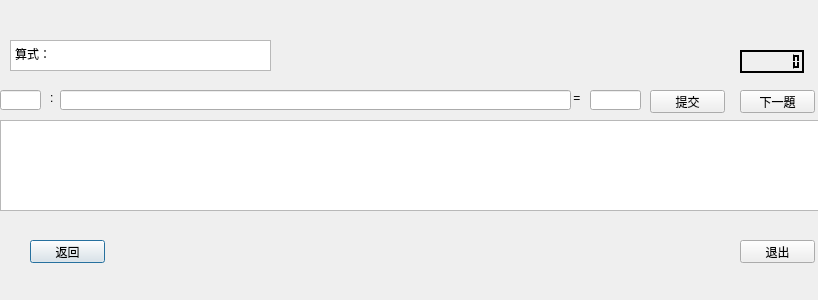
<?xml version="1.0" encoding="UTF-8"?>
<ui version="4.0">
 <class>trachinese</class>
 <widget class="QDialog" name="trachinese">
  <property name="geometry">
   <rect>
    <x>0</x>
    <y>0</y>
    <width>818</width>
    <height>300</height>
   </rect>
  </property>
  <property name="windowTitle">
   <string>Dialog</string>
  </property>
  <widget class="QPushButton" name="pushButton">
   <property name="geometry">
    <rect>
     <x>30</x>
     <y>240</y>
     <width>75</width>
     <height>23</height>
    </rect>
   </property>
   <property name="text">
    <string>返回</string>
   </property>
  </widget>
  <widget class="QLabel" name="label_2">
   <property name="geometry">
    <rect>
     <x>50</x>
     <y>90</y>
     <width>21</width>
     <height>16</height>
    </rect>
   </property>
   <property name="text">
    <string>:</string>
   </property>
  </widget>
  <widget class="QLabel" name="label">
   <property name="geometry">
    <rect>
     <x>570</x>
     <y>90</y>
     <width>21</width>
     <height>16</height>
    </rect>
   </property>
   <property name="text">
    <string> =</string>
   </property>
  </widget>
  <widget class="QLineEdit" name="lineEdit_2">
   <property name="geometry">
    <rect>
     <x>590</x>
     <y>90</y>
     <width>51</width>
     <height>20</height>
    </rect>
   </property>
  </widget>
  <widget class="QLCDNumber" name="lcdNumber">
   <property name="geometry">
    <rect>
     <x>740</x>
     <y>50</y>
     <width>64</width>
     <height>23</height>
    </rect>
   </property>
   <property name="palette">
    <palette>
     <active>
      <colorrole role="WindowText">
       <brush brushstyle="SolidPattern">
        <color alpha="255">
         <red>255</red>
         <green>255</green>
         <blue>255</blue>
        </color>
       </brush>
      </colorrole>
      <colorrole role="Button">
       <brush brushstyle="SolidPattern">
        <color alpha="255">
         <red>0</red>
         <green>0</green>
         <blue>0</blue>
        </color>
       </brush>
      </colorrole>
      <colorrole role="Light">
       <brush brushstyle="SolidPattern">
        <color alpha="255">
         <red>0</red>
         <green>0</green>
         <blue>0</blue>
        </color>
       </brush>
      </colorrole>
      <colorrole role="Midlight">
       <brush brushstyle="SolidPattern">
        <color alpha="255">
         <red>0</red>
         <green>0</green>
         <blue>0</blue>
        </color>
       </brush>
      </colorrole>
      <colorrole role="Dark">
       <brush brushstyle="SolidPattern">
        <color alpha="255">
         <red>0</red>
         <green>0</green>
         <blue>0</blue>
        </color>
       </brush>
      </colorrole>
      <colorrole role="Mid">
       <brush brushstyle="SolidPattern">
        <color alpha="255">
         <red>0</red>
         <green>0</green>
         <blue>0</blue>
        </color>
       </brush>
      </colorrole>
      <colorrole role="Text">
       <brush brushstyle="SolidPattern">
        <color alpha="255">
         <red>255</red>
         <green>255</green>
         <blue>255</blue>
        </color>
       </brush>
      </colorrole>
      <colorrole role="BrightText">
       <brush brushstyle="SolidPattern">
        <color alpha="255">
         <red>255</red>
         <green>255</green>
         <blue>255</blue>
        </color>
       </brush>
      </colorrole>
      <colorrole role="ButtonText">
       <brush brushstyle="SolidPattern">
        <color alpha="255">
         <red>255</red>
         <green>255</green>
         <blue>255</blue>
        </color>
       </brush>
      </colorrole>
      <colorrole role="Base">
       <brush brushstyle="SolidPattern">
        <color alpha="255">
         <red>0</red>
         <green>0</green>
         <blue>0</blue>
        </color>
       </brush>
      </colorrole>
      <colorrole role="Window">
       <brush brushstyle="SolidPattern">
        <color alpha="255">
         <red>0</red>
         <green>0</green>
         <blue>0</blue>
        </color>
       </brush>
      </colorrole>
      <colorrole role="Shadow">
       <brush brushstyle="SolidPattern">
        <color alpha="255">
         <red>0</red>
         <green>0</green>
         <blue>0</blue>
        </color>
       </brush>
      </colorrole>
      <colorrole role="AlternateBase">
       <brush brushstyle="SolidPattern">
        <color alpha="255">
         <red>0</red>
         <green>0</green>
         <blue>0</blue>
        </color>
       </brush>
      </colorrole>
      <colorrole role="ToolTipBase">
       <brush brushstyle="SolidPattern">
        <color alpha="255">
         <red>255</red>
         <green>255</green>
         <blue>220</blue>
        </color>
       </brush>
      </colorrole>
      <colorrole role="ToolTipText">
       <brush brushstyle="SolidPattern">
        <color alpha="255">
         <red>0</red>
         <green>0</green>
         <blue>0</blue>
        </color>
       </brush>
      </colorrole>
     </active>
     <inactive>
      <colorrole role="WindowText">
       <brush brushstyle="SolidPattern">
        <color alpha="255">
         <red>255</red>
         <green>255</green>
         <blue>255</blue>
        </color>
       </brush>
      </colorrole>
      <colorrole role="Button">
       <brush brushstyle="SolidPattern">
        <color alpha="255">
         <red>0</red>
         <green>0</green>
         <blue>0</blue>
        </color>
       </brush>
      </colorrole>
      <colorrole role="Light">
       <brush brushstyle="SolidPattern">
        <color alpha="255">
         <red>0</red>
         <green>0</green>
         <blue>0</blue>
        </color>
       </brush>
      </colorrole>
      <colorrole role="Midlight">
       <brush brushstyle="SolidPattern">
        <color alpha="255">
         <red>0</red>
         <green>0</green>
         <blue>0</blue>
        </color>
       </brush>
      </colorrole>
      <colorrole role="Dark">
       <brush brushstyle="SolidPattern">
        <color alpha="255">
         <red>0</red>
         <green>0</green>
         <blue>0</blue>
        </color>
       </brush>
      </colorrole>
      <colorrole role="Mid">
       <brush brushstyle="SolidPattern">
        <color alpha="255">
         <red>0</red>
         <green>0</green>
         <blue>0</blue>
        </color>
       </brush>
      </colorrole>
      <colorrole role="Text">
       <brush brushstyle="SolidPattern">
        <color alpha="255">
         <red>255</red>
         <green>255</green>
         <blue>255</blue>
        </color>
       </brush>
      </colorrole>
      <colorrole role="BrightText">
       <brush brushstyle="SolidPattern">
        <color alpha="255">
         <red>255</red>
         <green>255</green>
         <blue>255</blue>
        </color>
       </brush>
      </colorrole>
      <colorrole role="ButtonText">
       <brush brushstyle="SolidPattern">
        <color alpha="255">
         <red>255</red>
         <green>255</green>
         <blue>255</blue>
        </color>
       </brush>
      </colorrole>
      <colorrole role="Base">
       <brush brushstyle="SolidPattern">
        <color alpha="255">
         <red>0</red>
         <green>0</green>
         <blue>0</blue>
        </color>
       </brush>
      </colorrole>
      <colorrole role="Window">
       <brush brushstyle="SolidPattern">
        <color alpha="255">
         <red>0</red>
         <green>0</green>
         <blue>0</blue>
        </color>
       </brush>
      </colorrole>
      <colorrole role="Shadow">
       <brush brushstyle="SolidPattern">
        <color alpha="255">
         <red>0</red>
         <green>0</green>
         <blue>0</blue>
        </color>
       </brush>
      </colorrole>
      <colorrole role="AlternateBase">
       <brush brushstyle="SolidPattern">
        <color alpha="255">
         <red>0</red>
         <green>0</green>
         <blue>0</blue>
        </color>
       </brush>
      </colorrole>
      <colorrole role="ToolTipBase">
       <brush brushstyle="SolidPattern">
        <color alpha="255">
         <red>255</red>
         <green>255</green>
         <blue>220</blue>
        </color>
       </brush>
      </colorrole>
      <colorrole role="ToolTipText">
       <brush brushstyle="SolidPattern">
        <color alpha="255">
         <red>0</red>
         <green>0</green>
         <blue>0</blue>
        </color>
       </brush>
      </colorrole>
     </inactive>
     <disabled>
      <colorrole role="WindowText">
       <brush brushstyle="SolidPattern">
        <color alpha="255">
         <red>0</red>
         <green>0</green>
         <blue>0</blue>
        </color>
       </brush>
      </colorrole>
      <colorrole role="Button">
       <brush brushstyle="SolidPattern">
        <color alpha="255">
         <red>0</red>
         <green>0</green>
         <blue>0</blue>
        </color>
       </brush>
      </colorrole>
      <colorrole role="Light">
       <brush brushstyle="SolidPattern">
        <color alpha="255">
         <red>0</red>
         <green>0</green>
         <blue>0</blue>
        </color>
       </brush>
      </colorrole>
      <colorrole role="Midlight">
       <brush brushstyle="SolidPattern">
        <color alpha="255">
         <red>0</red>
         <green>0</green>
         <blue>0</blue>
        </color>
       </brush>
      </colorrole>
      <colorrole role="Dark">
       <brush brushstyle="SolidPattern">
        <color alpha="255">
         <red>0</red>
         <green>0</green>
         <blue>0</blue>
        </color>
       </brush>
      </colorrole>
      <colorrole role="Mid">
       <brush brushstyle="SolidPattern">
        <color alpha="255">
         <red>0</red>
         <green>0</green>
         <blue>0</blue>
        </color>
       </brush>
      </colorrole>
      <colorrole role="Text">
       <brush brushstyle="SolidPattern">
        <color alpha="255">
         <red>0</red>
         <green>0</green>
         <blue>0</blue>
        </color>
       </brush>
      </colorrole>
      <colorrole role="BrightText">
       <brush brushstyle="SolidPattern">
        <color alpha="255">
         <red>255</red>
         <green>255</green>
         <blue>255</blue>
        </color>
       </brush>
      </colorrole>
      <colorrole role="ButtonText">
       <brush brushstyle="SolidPattern">
        <color alpha="255">
         <red>0</red>
         <green>0</green>
         <blue>0</blue>
        </color>
       </brush>
      </colorrole>
      <colorrole role="Base">
       <brush brushstyle="SolidPattern">
        <color alpha="255">
         <red>0</red>
         <green>0</green>
         <blue>0</blue>
        </color>
       </brush>
      </colorrole>
      <colorrole role="Window">
       <brush brushstyle="SolidPattern">
        <color alpha="255">
         <red>0</red>
         <green>0</green>
         <blue>0</blue>
        </color>
       </brush>
      </colorrole>
      <colorrole role="Shadow">
       <brush brushstyle="SolidPattern">
        <color alpha="255">
         <red>0</red>
         <green>0</green>
         <blue>0</blue>
        </color>
       </brush>
      </colorrole>
      <colorrole role="AlternateBase">
       <brush brushstyle="SolidPattern">
        <color alpha="255">
         <red>0</red>
         <green>0</green>
         <blue>0</blue>
        </color>
       </brush>
      </colorrole>
      <colorrole role="ToolTipBase">
       <brush brushstyle="SolidPattern">
        <color alpha="255">
         <red>255</red>
         <green>255</green>
         <blue>220</blue>
        </color>
       </brush>
      </colorrole>
      <colorrole role="ToolTipText">
       <brush brushstyle="SolidPattern">
        <color alpha="255">
         <red>0</red>
         <green>0</green>
         <blue>0</blue>
        </color>
       </brush>
      </colorrole>
     </disabled>
    </palette>
   </property>
   <property name="digitCount">
    <number>8</number>
   </property>
  </widget>
  <widget class="QPushButton" name="pushButton_4">
   <property name="geometry">
    <rect>
     <x>740</x>
     <y>90</y>
     <width>75</width>
     <height>23</height>
    </rect>
   </property>
   <property name="text">
    <string>下一題</string>
   </property>
  </widget>
  <widget class="QTextEdit" name="textEdit">
   <property name="geometry">
    <rect>
     <x>0</x>
     <y>120</y>
     <width>821</width>
     <height>91</height>
    </rect>
   </property>
  </widget>
  <widget class="QLineEdit" name="lineEdit">
   <property name="geometry">
    <rect>
     <x>60</x>
     <y>90</y>
     <width>511</width>
     <height>20</height>
    </rect>
   </property>
  </widget>
  <widget class="QPushButton" name="pushButton_3">
   <property name="geometry">
    <rect>
     <x>650</x>
     <y>90</y>
     <width>75</width>
     <height>23</height>
    </rect>
   </property>
   <property name="text">
    <string>提交</string>
   </property>
  </widget>
  <widget class="QTextEdit" name="textEdit_2">
   <property name="geometry">
    <rect>
     <x>10</x>
     <y>40</y>
     <width>261</width>
     <height>31</height>
    </rect>
   </property>
   <property name="html">
    <string>&lt;!DOCTYPE HTML PUBLIC &quot;-//W3C//DTD HTML 4.0//EN&quot; &quot;http://www.w3.org/TR/REC-html40/strict.dtd&quot;&gt;
&lt;html&gt;&lt;head&gt;&lt;meta name=&quot;qrichtext&quot; content=&quot;1&quot; /&gt;&lt;style type=&quot;text/css&quot;&gt;
p, li { white-space: pre-wrap; }
&lt;/style&gt;&lt;/head&gt;&lt;body style=&quot; font-family:'SimSun'; font-size:9pt; font-weight:400; font-style:normal;&quot;&gt;
&lt;p style=&quot; margin-top:0px; margin-bottom:0px; margin-left:0px; margin-right:0px; -qt-block-indent:0; text-indent:0px;&quot;&gt;算式：&lt;/p&gt;&lt;/body&gt;&lt;/html&gt;</string>
   </property>
  </widget>
  <widget class="QPushButton" name="pushButton_2">
   <property name="geometry">
    <rect>
     <x>740</x>
     <y>240</y>
     <width>75</width>
     <height>23</height>
    </rect>
   </property>
   <property name="text">
    <string>退出</string>
   </property>
  </widget>
  <widget class="QLineEdit" name="lineEdit_3">
   <property name="geometry">
    <rect>
     <x>0</x>
     <y>90</y>
     <width>41</width>
     <height>20</height>
    </rect>
   </property>
  </widget>
 </widget>
 <resources/>
 <connections/>
</ui>
